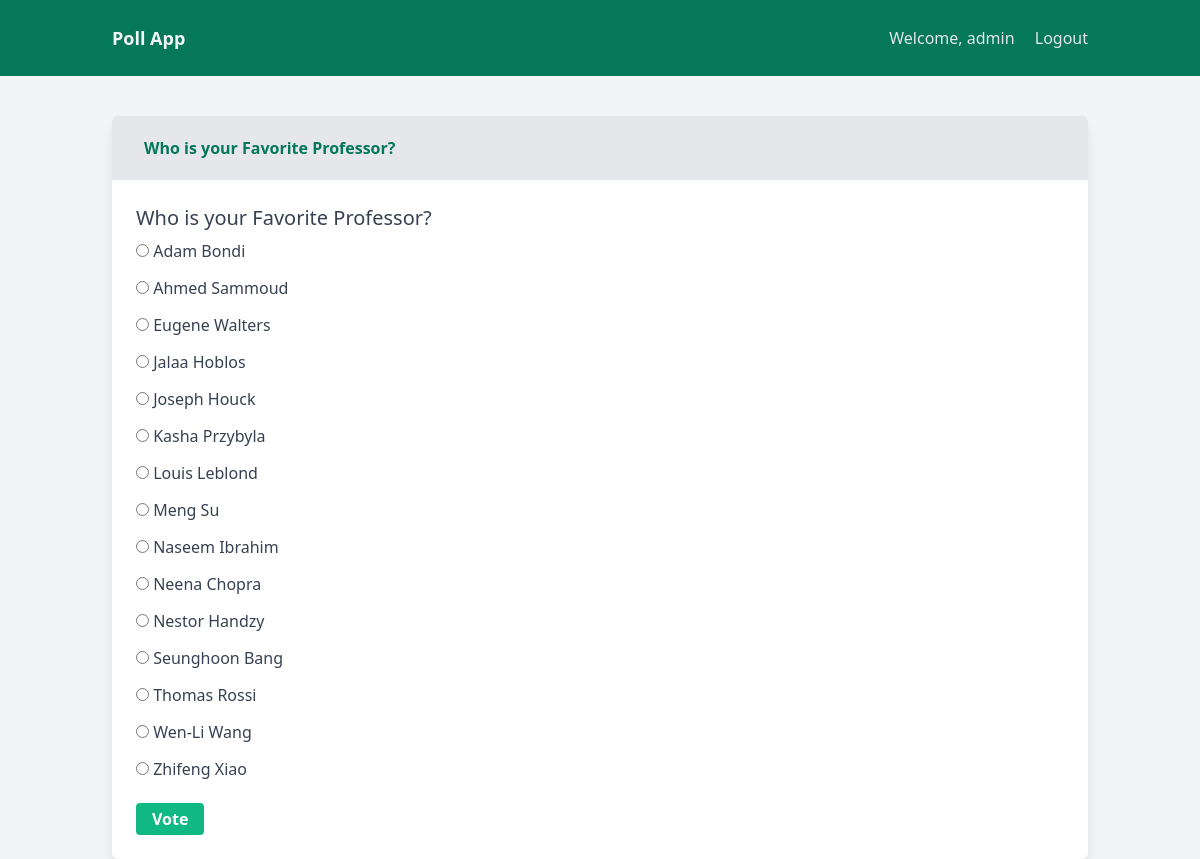
Screenshot of /polls/2/ (signed in) with the database file from the repository.
### polls/models.py (models this page shows, shortened)
class Question(models.Model):
    question_text = models.CharField(max_length=200)
    pub_date = models.DateTimeField('date published')
    def __str__(self):
        return self.question_text

class Choice(models.Model):
    question = models.ForeignKey(Question, on_delete=models.CASCADE)
    choice_text = models.CharField(max_length=200)
    votes = models.IntegerField(default=0)
    class Meta:
        ordering = ['choice_text']

### polls/views.py (the view)
# urls.py: path('<int:pk>/', views.DetailView.as_view(), name='detail'),
@method_decorator(login_required, name='dispatch')
class DetailView(generic.DetailView):
    model = Question
    template_name = 'polls/detail.html'
    def get_queryset(self):
        return Question.objects.filter(pub_date__lte=timezone.now())

### polls/templates/polls/detail.html (shortened to what this page needs)
{% extends "base.html" %}
{% block pagetitle %} {{ question.question_text }} {% endblock pagetitle %}
{% block content %}
    <form action="{% url 'polls:vote' question.id %}" method="post">
        <fieldset>
                <legend><h1 class="text-xl">{{ question.question_text }}</h1></legend>
                {% for choice in question.choice_set.all %}
                    <input class="my-3" type="radio" name="choice" id="choice{{ forloop.counter }}" value="{{ choice.id }}">
                    <label for="choice{{ forloop.counter }}">{{ choice.choice_text }}</label><br>
                {% endfor %}
        </fieldset>
        <input class="mt-4 bg-green-500 hover:bg-green-700 text-white font-bold py-2 px-4 rounded" type="submit" value="Vote">
    </form>
{% endblock content %}

### polls/templates/base.html (shortened to what this page needs)
<!DOCTYPE html>
<html lang="en">
    <head>
          <link href="https://unpkg.com/tailwindcss@^2/dist/tailwind.min.css" rel="stylesheet">
    </head>
    <body class="bg-gray-100 h-screen antialiased leading-none font-sans">
        <div id="app">
            <header class="bg-green-700 py-6">
                <div class="container mx-auto flex justify-between items-center px-6">
                    <div>
                        <a href="{% url 'polls:index' %}" class="text-lg font-semibold text-gray-100 no-underline">
                            Poll App
                        </a>
                    </div>
                    <nav class="space-x-4 text-gray-200 text-sm sm:text-base">
                        {% if user.is_authenticated  %}
                            <span class="no-underline hover:underline"> Welcome, {{ user.username }}</span>
                            <a class="no-underline hover:underline" href="{% url 'logout' %}">Logout</a>
                        {% else %}
                            <a class="no-underline hover:underline" href="{% url 'login'  %}">Login</a>
                            <a class="no-underline hover:underline" href="{% url 'register' %}">Register</a>
                        {% endif %}
                    </nav>
                </div>
            </header>
        <main class="sm:container sm:mx-auto sm:mt-10">
            <div class="w-full sm:px-6">
                <section class="flex flex-col break-words bg-white sm:border-1 sm:rounded-md sm:shadow-sm sm:shadow-lg">
                    <header class="font-semibold bg-gray-200 text-green-700 py-5 px-6 sm:py-6 sm:px-8 sm:rounded-t-md">
                        {% block pagetitle %} Poll App {% endblock pagetitle %}
                    </header>
                    <div class="w-full p-6">
                        <div class="text-gray-700">
                            {% block content %}
                            {% endblock content %}
                        </div>
                    </div>
                </section>
            </div>
        </main>
        </div>
    </body>
</html>

### rows the page displays
Question: question_text "Who is your Favorite Professor?"
Choice: choice_text "Adam Bondi"
Choice: choice_text "Ahmed Sammoud"
Choice: choice_text "Eugene Walters"
Choice: choice_text "Jalaa Hoblos"
Choice: choice_text "Joseph Houck"
Choice: choice_text "Kasha Przybyla"
Choice: choice_text "Louis Leblond"
Choice: choice_text "Meng Su"
Choice: choice_text "Naseem Ibrahim"
Choice: choice_text "Neena Chopra"
Choice: choice_text "Nestor Handzy"
Choice: choice_text "Seunghoon Bang"
Choice: choice_text "Thomas Rossi"
Choice: choice_text "Wen-Li Wang"
Choice: choice_text "Zhifeng Xiao"

### other values shown
{{ user.username }} "admin"
